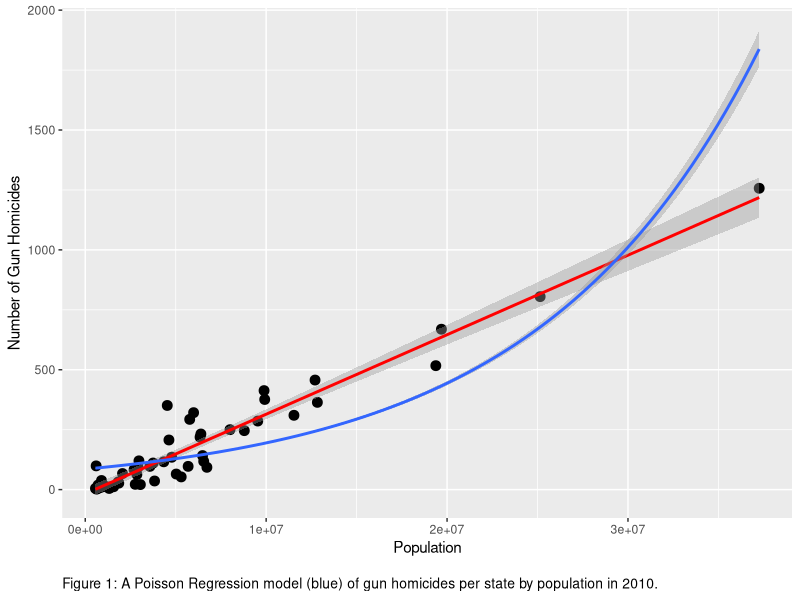
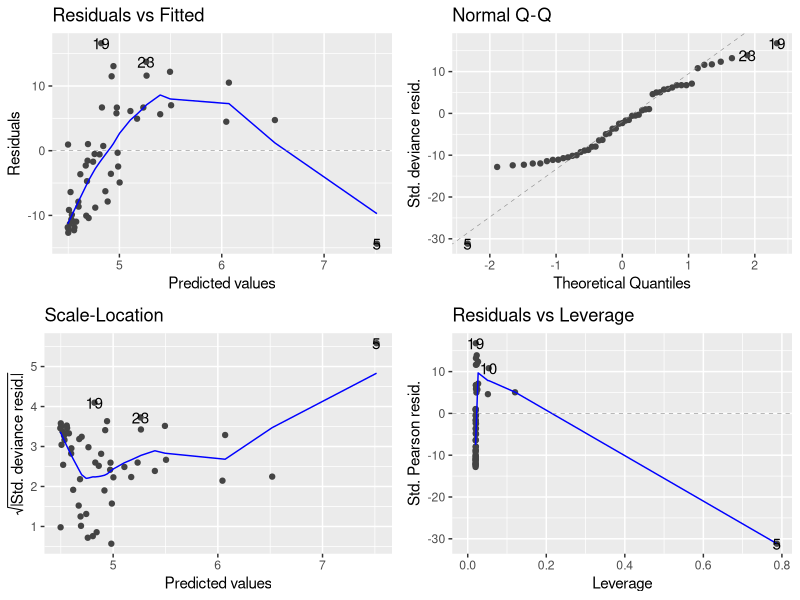
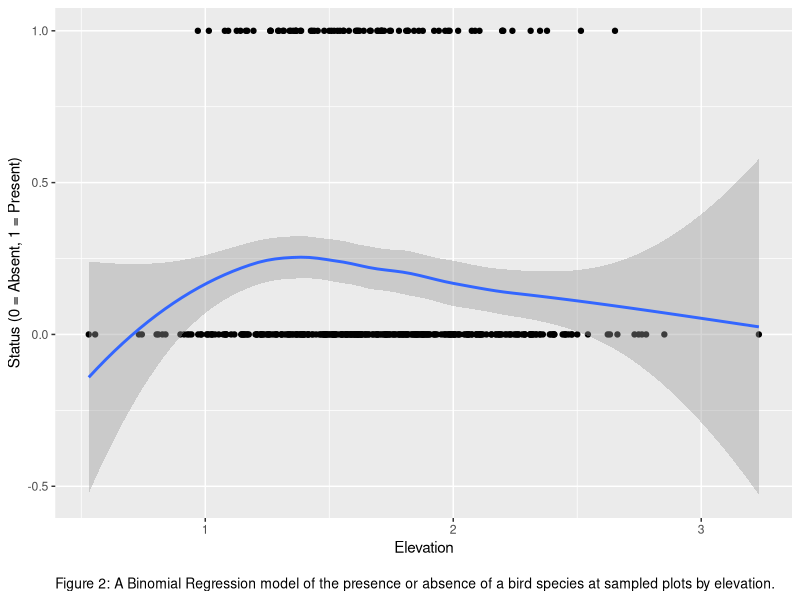
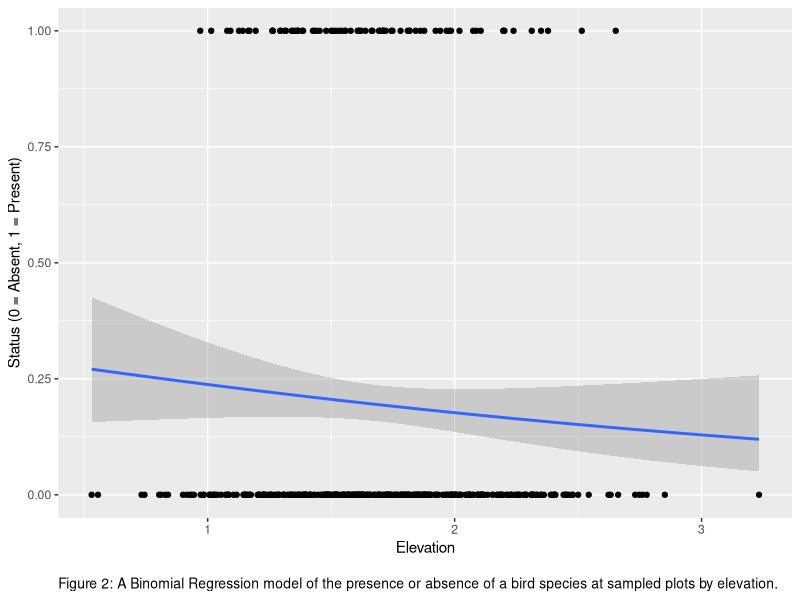
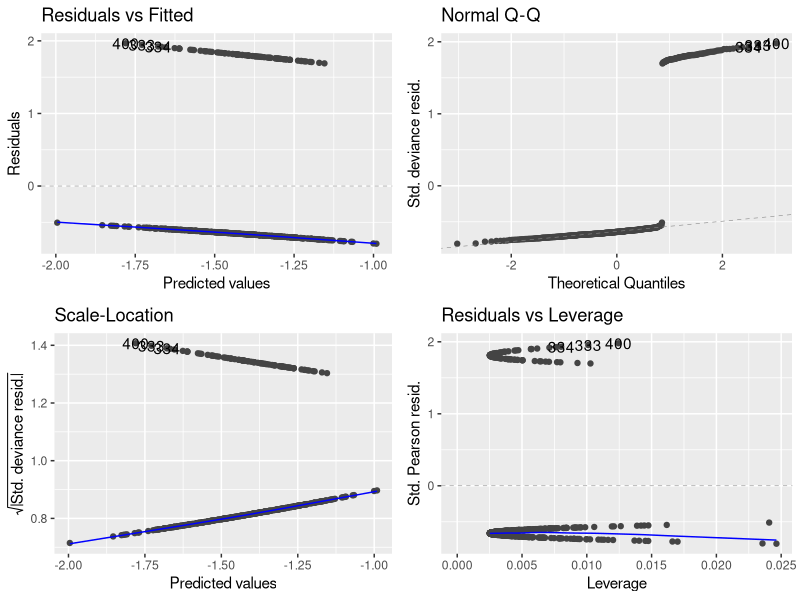
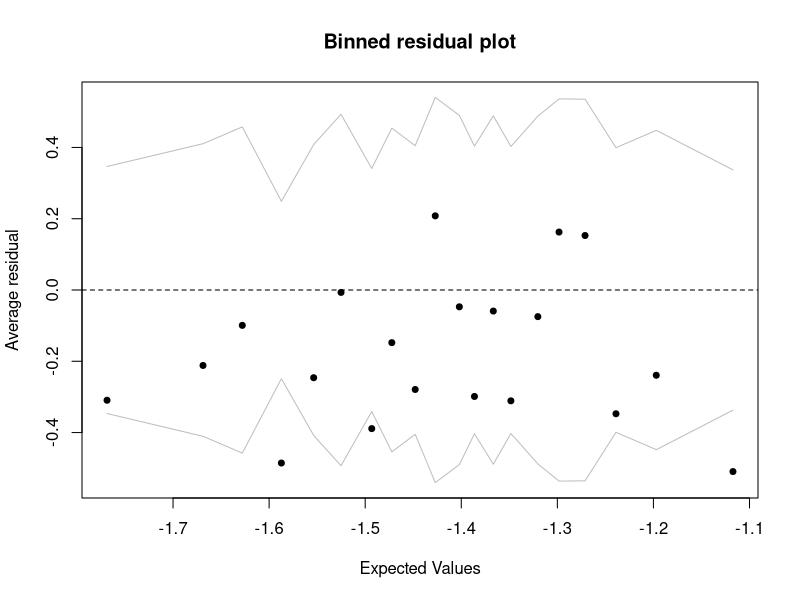

These charts were generated, in order, by the following R code:
## ---- chunk 1
library(ggplot2)
library(ggfortify)
library(dslabs)
library(datasets)
library(arm)
## ---- chunk 2
guns <- murders

guns.glm <- glm(total ~ population, data = guns, family = poisson)

ggplot(guns, aes(population, total)) +
  geom_point(size=3) +
  geom_smooth (method=lm, color="red") + #if you wanted to see the gaussian/identity fit
  stat_smooth(method = glm, method.args = list(family = poisson(link = "log"))) +
  xlab ("Population") +
  ylab ("Number of Gun Homicides") + 
  labs(caption="Figure 1: A Poisson Regression model (blue) of gun homicides per state by population in 2010.") + 
  theme(plot.caption=element_text(size=10, hjust=0, margin=margin(15,0,0,0)))
## ---- chunk 3
autoplot(guns.glm)
## ---- chunk 4
anova(guns.glm)
## ---- chunk 5
summary(guns.glm)
## ---- chunk 6
guns.qpois <- glm(total ~ population, quasipoisson, data= guns)
summary(guns.qpois)
## ---- chunk 7
guns.glm.gaussian <- glm(total~population, family=gaussian(link="identity"), data = guns)
AIC(guns.glm, guns.qpois, guns.glm.gaussian)
## ---- chunk 8
summary(guns.glm.gaussian)
## ---- chunk 9
birds <- read.csv("bird_data.csv")

birds.glm <- glm(Presence~Elevation, data=birds, binomial(link="logit"))

ggplot(birds, aes(Elevation, Presence)) +
  geom_point() + 
  geom_smooth() +
  xlab ("Elevation") +
  ylab ("Status (0 = Absent, 1 = Present)") + 
  labs(caption="Figure 2: A Binomial Regression model of the presence or absence of a bird species at sampled plots by elevation.") + 
  theme(plot.caption=element_text(size=10, hjust=0, margin=margin(15,0,0,0)))
## ---- chunk 10
ggplot(birds, aes(Elevation, Presence)) +
  geom_point() + 
  geom_smooth(method="glm", method.args=list(family="binomial"(link="logit"))) +
  xlab ("Elevation") +
  ylab ("Status (0 = Absent, 1 = Present)") + 
  labs(caption="Figure 2: A Binomial Regression model of the presence or absence of a bird species at sampled plots by elevation.") + 
  theme(plot.caption=element_text(size=10, hjust=0, margin=margin(15,0,0,0)))
## ---- chunk 11
autoplot(birds.glm)
## ---- chunk 12
x <- predict(birds.glm)
y <- resid(birds.glm)
binnedplot(x, y)
## ---- chunk 13
coef(birds.glm)
confint(birds.glm)
## ---- chunk 14
invlogit <- function(x) {1 / ( 1+exp(-x) ) } 
invlogit(coef(birds.glm))
## ---- chunk 15
confint(birds.glm)
summary(birds.glm)
